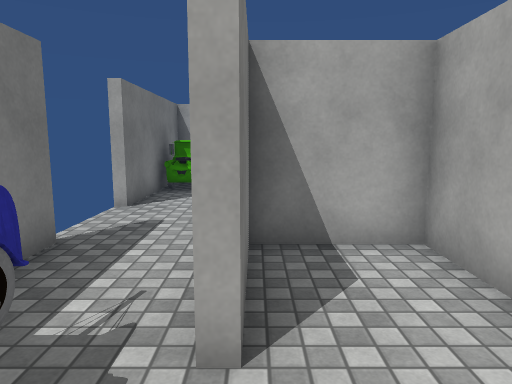
View 1 (above)

17 first-person views from a walk through a Unity game level. The camera is 1.5 m above the floor, tilts 8° down and sees 70° across. The floor is counted in squares, 1 m on a side. Each view is taken from the middle of a square. On the plan, view 1 faces up. The plan holds only what a view shows up to about 16 squares ahead; the rest is blank. Some animated figures are left out. Surface patterns are stand-ins for the level's own textures.

View 2
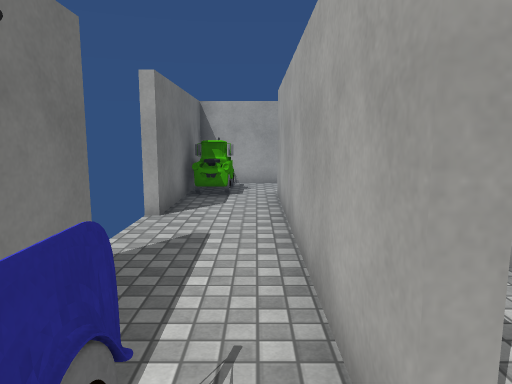

View 3
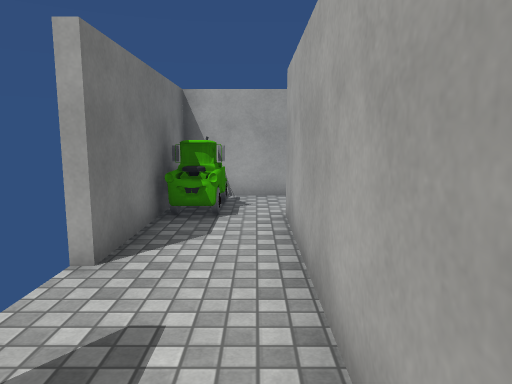

View 4
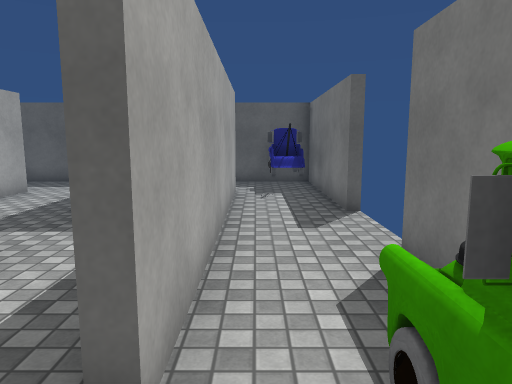

View 5
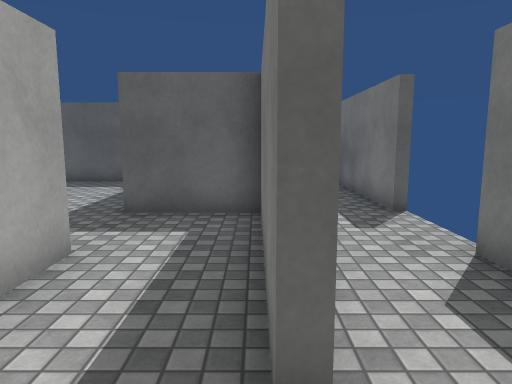

View 6
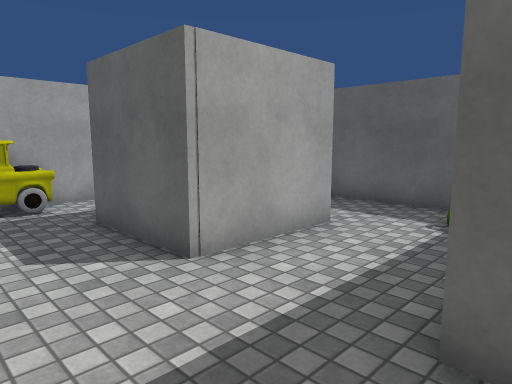

View 7
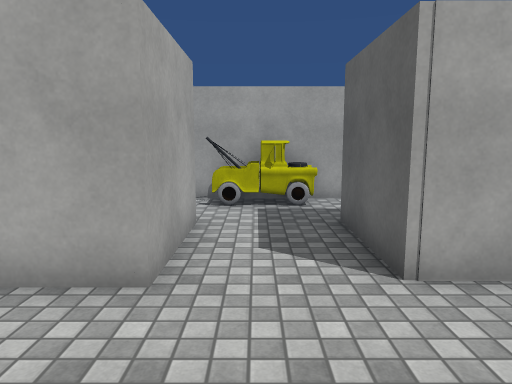

View 8
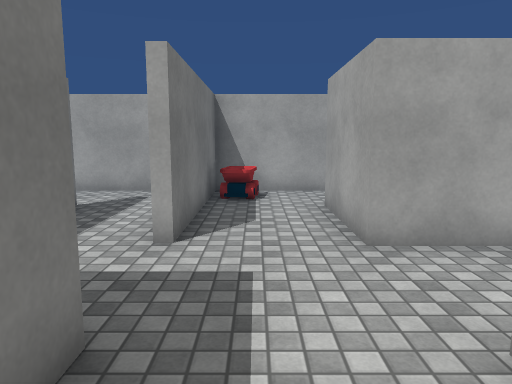

View 9
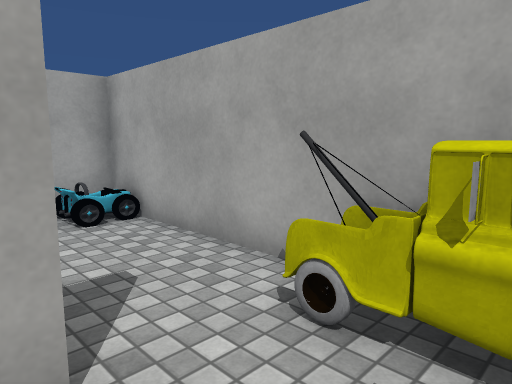

View 10
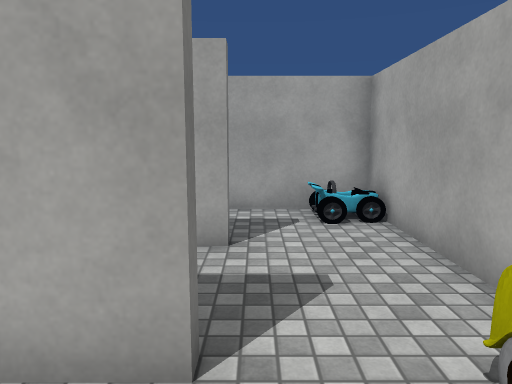

View 11
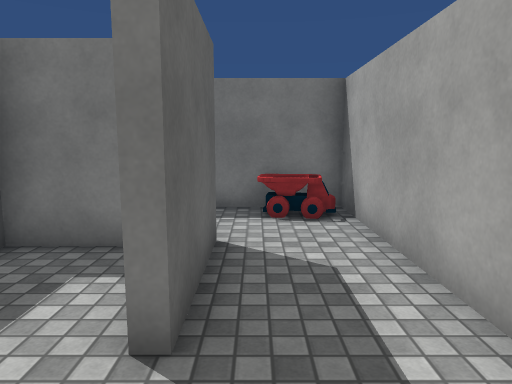

View 12
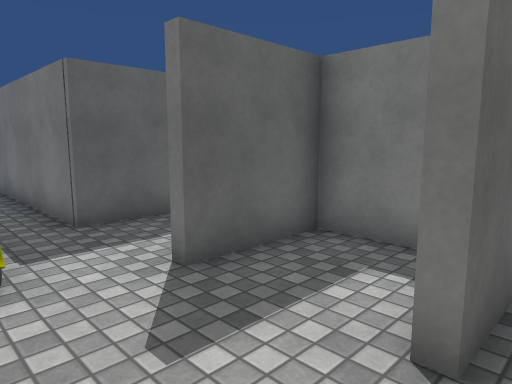

View 13
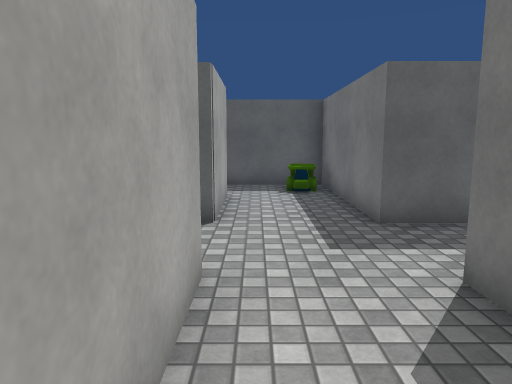

View 14
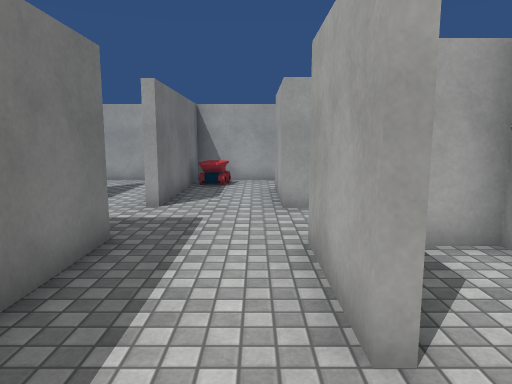

View 15
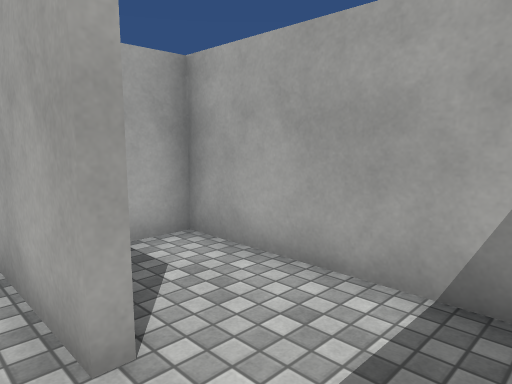

View 16
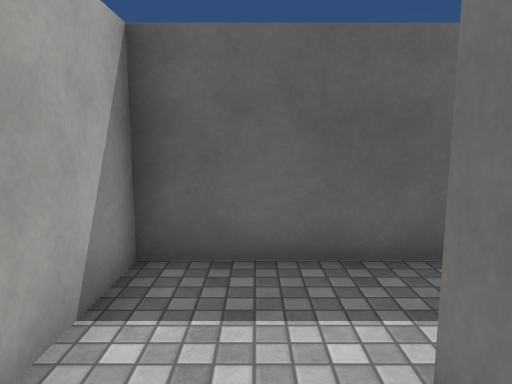

View 17
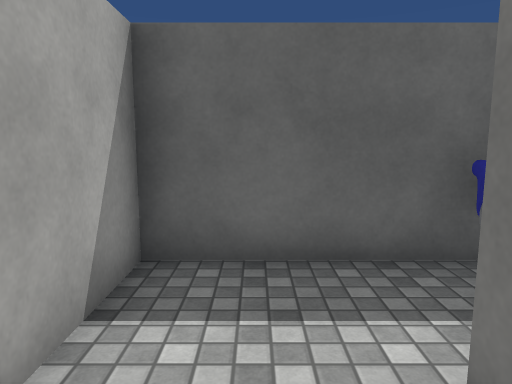

### Floor plan
Points are (right, up) in squares from view 1. A wall is a line through its corners. A room is listed if a view was taken in it or the views show most of it. See-through windows are left out.
Room 1 (views 1, 2, 3, 17)
walls: (-0.1, 4.8) (-0.1, 2.2) (-0.4, 2.2) (-0.4, 11.3); (-3.4, 5.3) (-2.9, 5.3) (-2.9, -0.5) (2.4, -0.5) (2.4, 5.2) (-0.1, 5.2); (-2.9, 11.1) (-2.9, 8.2)
low walls: (-1.7, 11.1) (-2.8, 11.1)
ways out: opening at (-1, 10) to room 2
objects: other object (-2, 1); other object (-2, 2)
Room 2 (view 4)
walls: (-0.5, 14) (-2.9, 14) (-2.9, 11.1)
low walls: (-1.7, 11.6) (-1.7, 11.1)
ways out: opening at (-1, 10) to room 1; opening at (0, 12.5) to room 3
objects: other object (-2, 12); other object (-2, 13)
Room 3 (views 5, 6, 7, 8, 9, 10, 14, 15, 16)
walls: (6.1, 2.9) (6.1, 2.2); (5.8, 2.1) (5.8, 5.5) (8.8, 5.5); (8.6, 8.1) (5.6, 8.1) (5.6, 11.3); (-0.1, 5.5) (2.8, 5.5) (2.8, -0.5) (8.5, -0.5) (8.5, 5.2) (7.4, 5.2); (11.5, 4.4) (11.5, 7.6); (-0.4, 11.3) (-0.1, 11.3) (-0.1, 5.8); (2.8, 14) (2.8, 8.1) (2.4, 8.1) (2.4, 9.6); (0.9, 14) (-0.5, 14)
low walls: (3.2, 1.3) (4.2, 1.1); (3.8, 12) (3.2, 12.1); (3.9, 12.2) (3.1, 12.3)
ways out: opening at (0, 12.5) to room 2; opening at (5, 12) to room 4; opening at (9.5, 8) to room 4
objects: other object (10, 6) to (11, 6); other object (10, 7) to (11, 7)
Room 4 (views 11, 12, 13)
walls: (5.9, 10.1) (5.9, 8.4) (8.6, 8.4) (8.6, 8.1); (5.6, 11.3) (8.6, 11.3) (8.6, 11.1) (8.1, 11.1); (10.7, 7.6) (11, 8); (10.7, 7.5) (10.9, 8.2); (10.9, 7.5) (10.7, 8.2); (11.5, 7.6) (11.5, 14) (2.8, 14)
low walls: (4.1, 12.6) (3.8, 12); (3.9, 12.7) (3.8, 12); (3.3, 13.3) (3.1, 12.3)
ways out: opening at (5, 12) to room 3; opening at (9.5, 8) to room 3
objects: other object (10, 13)

Where each view was taken, in squares from view 1:
view 1: 0 up, 0 right, facing up
view 2: 1 up, 1 left, facing up
view 3: 4 up, 1 left, facing up
view 4: 13 up, 1 left, facing down
view 5: 13 up, 0 right, facing down
view 6: 8 up, 2 right, facing down-right
view 7: 7 up, 2 right, facing right
view 8: 3 up, 4 right, facing up
view 9: 6 up, 8 right, facing up-right
view 10: 6 up, 9 right, facing up
view 11: 12 up, 11 right, facing left
view 12: 12 up, 11 right, facing down-left
view 13: 12 up, 5 right, facing down
view 14: 0 up, 5 right, facing up
view 15: 0 up, 5 right, facing up-right
view 16: 4 up, 7 right, facing down
view 17: 4 up, 1 right, facing down
